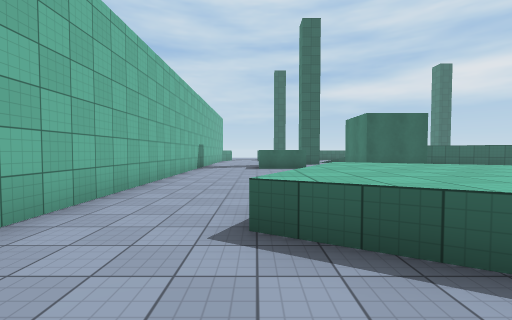
View 1 (above)

24 first-person views from a walk through a 3-D level made in the Unity game engine. The camera is 1.5 m above the floor, tilts 2° down and sees 90° across. The floor is counted in squares, 2 m on a side. Each view is taken from the middle of a square. On the plan, view 1 faces up. The plan holds only what a view shows up to about 9 squares ahead; the rest is blank. The place goes on beyond the plan. Surface patterns are stand-ins for the level's own textures.

View 2
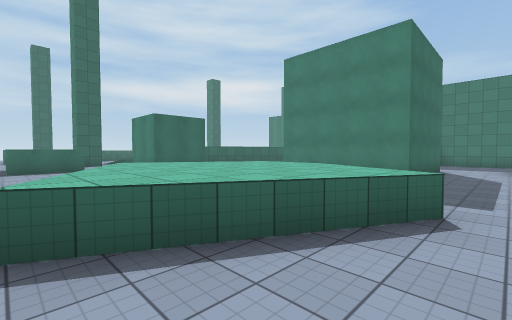

View 3
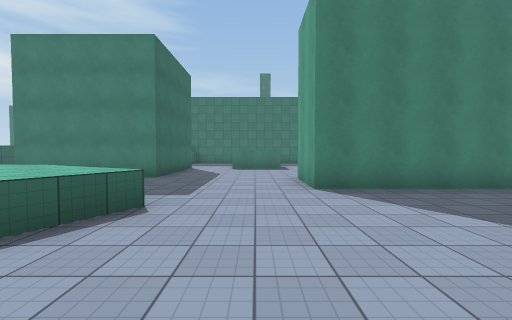

View 4
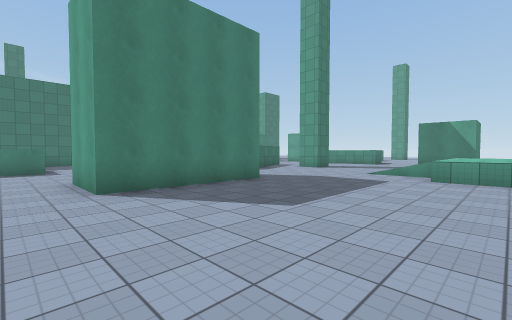

View 5
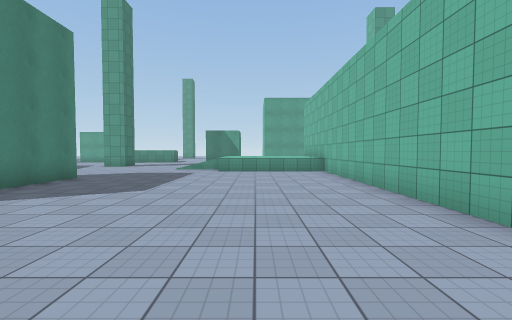

View 6
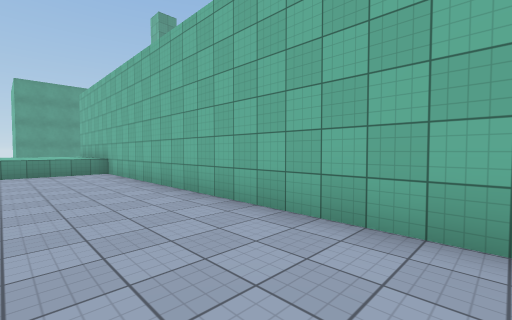

View 7
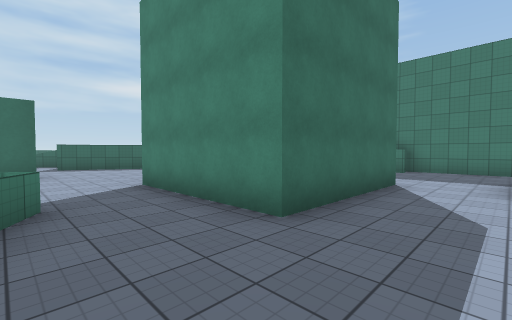

View 8
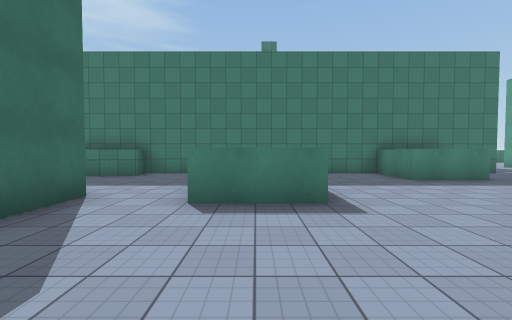

View 9
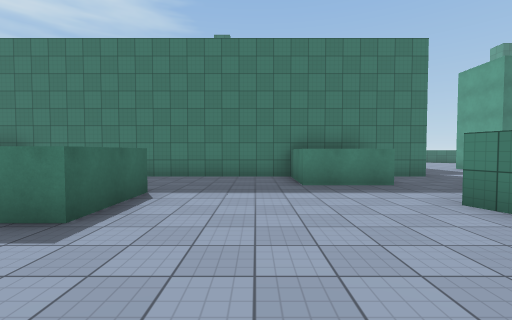

View 10
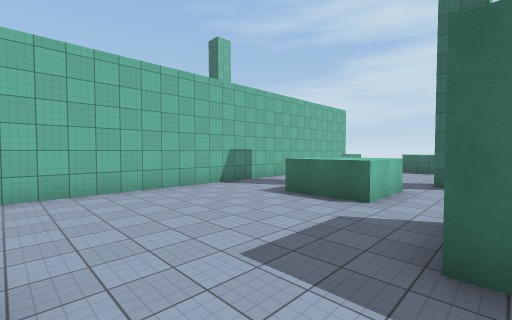

View 11
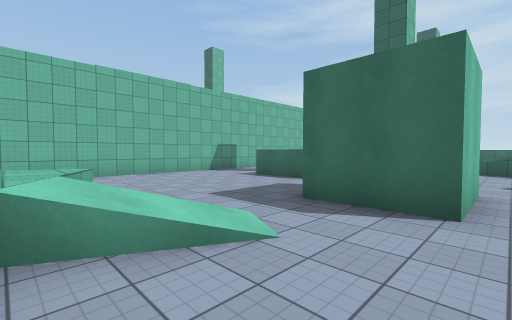

View 12
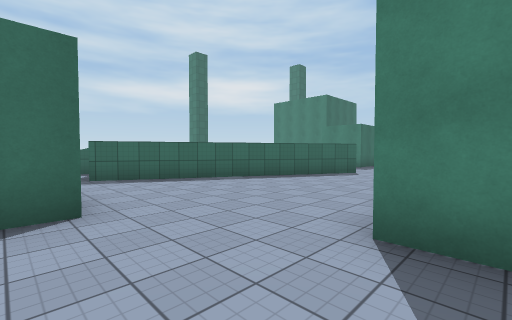

View 13
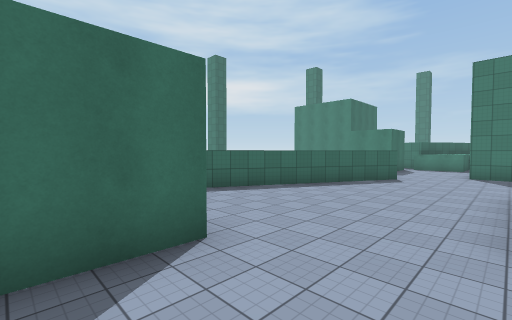

View 14
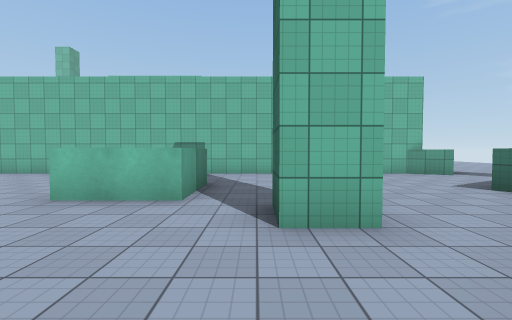

View 15
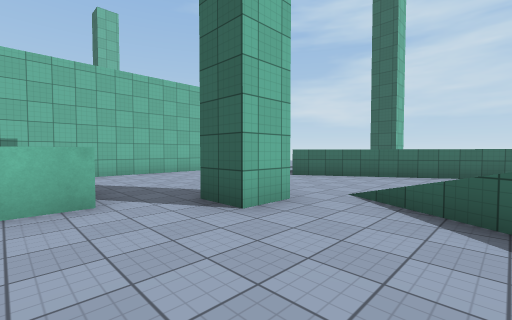

View 16
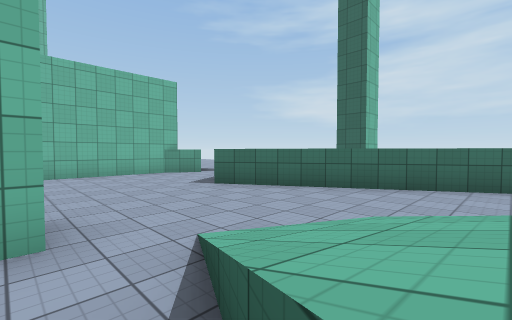

View 17
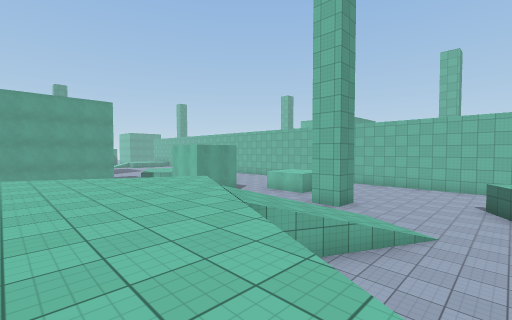

View 18
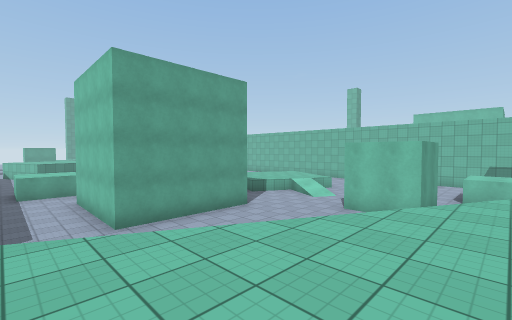

View 19
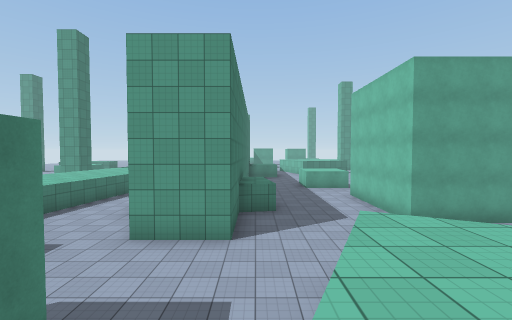

View 20
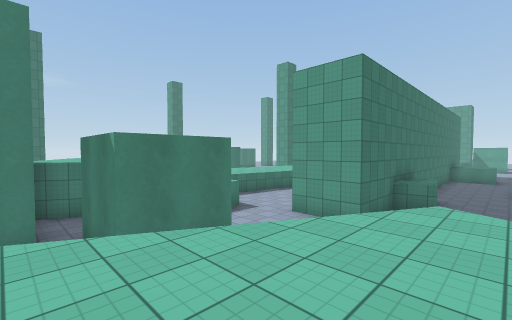

View 21
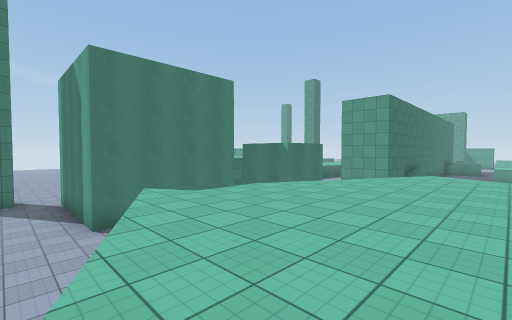

View 22
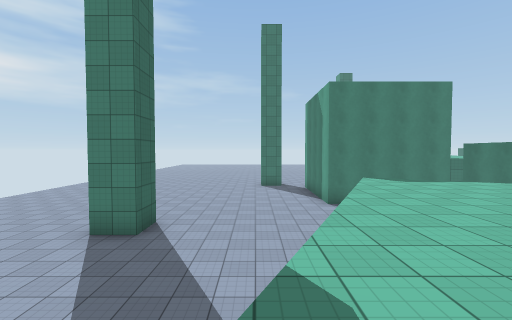

View 23
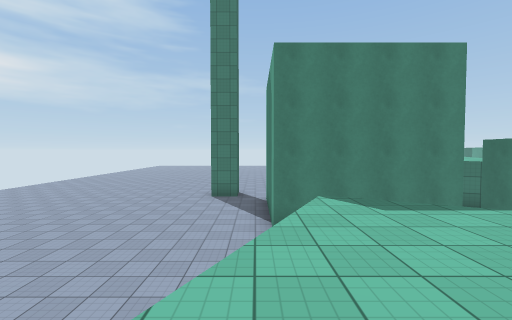

View 24
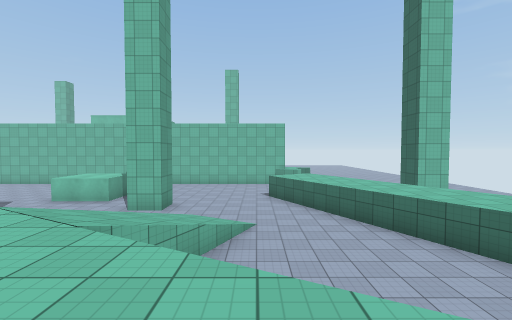

### Floor plan
Key: @ floor where view 1 was taken; # wall or solid block; x gap in a wall; . main floor; : floor 1 m higher than the main floor; + floor 2 m higher than the main floor; / step, stairs or slope; = window, fence, low wall or low ledge; O other object.
Columns run from 3 left of view 1 to 20 right of it. Each row starts with its distance up from view 1.
 27                      ..
 26                     ...
 25                    ....
 24                   ......
 23         ##       .......
 22       #####     ...#....
 21 ..   ####...    ........
 20 ##.. ##.....    ........
 19 #...##...... //.........
 18 #......./....+++/.......
 17 #.......//=./+++++/.....
 16 #.......////++++++++/.
 15 #.....#..//+++++++++/
 14 #..........+++++++++.
 13 #........./++++++++/  OO
 12 #...OO..../++++++++.OO..
 11 #...OO.  .../+++++/ O
 10 #......OO...../++/. O
  9 #......OO.......#/.... O
  8 #......................O
  7 #....../...........##..
  6 #....==/...........# ...
  5 #.../=x/...OOOO....#  ..
  4 #...=::==..O  O...##  ..
  3 #...=::=...O  O...##  ..
  2 #..===:=...OOOO....#
  1 #..../=/...........#
  0 #..@..........OO...#
 -1 #.............O  ..#
 -2 #.............OO...#
 -3 #.......OOO .......#
 -4 #.......O  ........#
 -5 #.......O   .....OO#
 -6 #.......O    ....O #
 -7 #.........    .#.O #
 -8 #.........      ...#

Where each view was taken, in squares from view 1:
view 1: 0 up, 0 right, facing up
view 2: 0 up, 0 right, facing up-right
view 3: 1 down, 0 right, facing right
view 4: 1 down, 0 right, facing down-right
view 5: 1 up, 0 right, facing down
view 6: 1 up, 0 right, facing down-left
view 7: 0 up, 5 right, facing up-right
view 8: 1 down, 7 right, facing right
view 9: 4 down, 8 right, facing right
view 10: 6 up, 4 right, facing up-left
view 11: 5 up, 6 right, facing up-left
view 12: 5 up, 5 right, facing up-right
view 13: 6 up, 4 right, facing up-right
view 14: 14 up, 6 right, facing left
view 15: 12 up, 6 right, facing up-left
view 16: 15 up, 6 right, facing up-left
view 17: 19 up, 11 right, facing down-left
view 18: 12 up, 13 right, facing down-left
view 19: 12 up, 15 right, facing down
view 20: 13 up, 13 right, facing down-right
view 21: 18 up, 12 right, facing down-right
view 22: 19 up, 10 right, facing right
view 23: 17 up, 13 right, facing right
view 24: 18 up, 11 right, facing left
